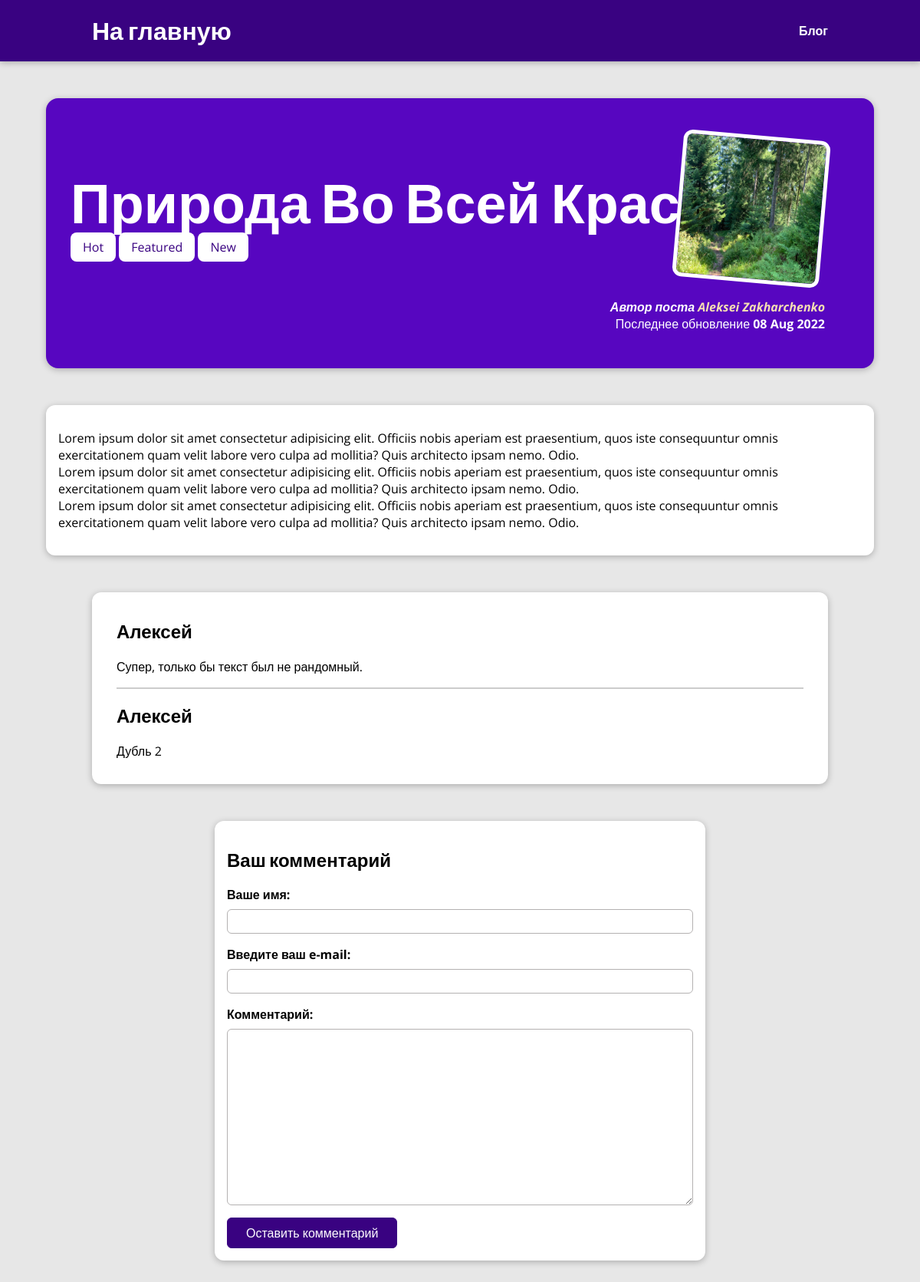
/blog/priroda-vo-vsej-krase, run on the app's committed database.
### blog/models.py (models this page shows, shortened)
class Post(models.Model):
    author = models.ForeignKey(Author,null=True, on_delete=models.SET_NULL, related_name="posts")
    tag = models.ManyToManyField(Tag)
    title = models.CharField(max_length=150)
    excerpt = models.CharField(max_length=300)
    image = models.ImageField(upload_to = 'images', null = True)
    date = models.DateField(auto_now=True)
    slug = models.SlugField(unique=True, db_index=True)
    content = models.TextField(validators=[MinLengthValidator(10)])

class Tag(models.Model):
    caption = models.CharField(max_length=20)

class Author(models.Model):
    first_name = models.CharField(max_length=30)
    last_name = models.CharField(max_length=50)
    e_mail = models.EmailField(max_length=50)
    def __str__(self):
        return f'{self.first_name} {self.last_name}'

class Comment(models.Model):
    name = models.CharField(max_length=30)
    e_mail = models.EmailField(null=True)
    comment = models.TextField(max_length=400)
    post = models.ForeignKey(Post, null=True, on_delete=models.CASCADE, related_name='comments')

### blog/views.py (the view, shortened to what this page needs)
# urls.py: path('blog/<slug:slug>', views.article.as_view(), name = "article")
class article(View):
    def get(self, request, slug):
        post = Post.objects.get(slug=slug)
        context = {
            'article' : post,
            'tags' : post.tag.all(),
            'comment' : CommentForm(),
            'comments' : post.comments.all()
        }
        return render(request, "blog/article.html", context )

### blog/forms.py
class CommentForm(forms.ModelForm):
    class Meta:
        model = Comment
        exclude = ['post']
        labels = {
        'name' : 'Ваше имя',
        'e_mail' : "Введите ваш e-mail",
        'comment' : 'Комментарий'
        }

### blog/templates/blog/article.html (shortened to what this page needs)
{% extends "base.html" %}
{% load static %}
{% block css %}
    <link rel="stylesheet" href=" {% static 'blog/post.css' %} ">
{% endblock  %}
{% block body %}
    <section id="summary">
        <h2> {{article.title|title}} </h2>
        {% for tag in tags %}
        <span class='tag'>{{tag.caption}}</span>
        {% endfor%}
        <article>
            <img src="{{ article.image.url }}" alt="{{article.title}}">
            <address>Автор поста <a href="mailto:{{article.author.email}}">{{article.author}}</a>    </address>
            <div>
                Последнее обновление <time>{{article.date|date:"d M Y"}} </time>
            </div>
        </article>
    </section>
    <main>
        <p>
            {{article.content|linebreaks}}
        </p>
    </main>
    <section id='comments'>
        <ul>
            {% for comment in comments  %}
                <li>
                    <h2>{{comment.name}}</h2>
                    <p>{{comment.comment|linebreaks}}</p>
                </li>
            {% endfor %}
        </ul>
    </section>
    <section id = 'comment-form'>
        <h1>Ваш комментарий</h1>
        <form action="{% url "article" article.slug %}" method='POST'>
            {% for field in comment  %}
                <div class="form-control {% if field.errors %}invalid{% endif %}">
                        {{field.label_tag}}
                        {{field}}
                </div>
            {% endfor %}
            <button>Оставить комментарий</button>
           </form>
    </section>
{% endblock %}

### templates/base.html (shortened to what this page needs)
{% load static %}
<!DOCTYPE html>
<html lang="en">
<head>
    <link rel="stylesheet" href="{% static 'base.css'%}">
    {% block css %}{% endblock %}
</head>
<body>
    <header id='main-navigation'>
        <h1><a href="{% url 'index' %}">На главную</a> </h1>
        <nav>
            <a href="{% url 'blog' %}">Блог</a>
        </nav>
    </header>
    {% block body %}
    {% endblock %}
</body>
</html>

### static/base.css (style rules this page uses)
* { box-sizing: border-box; }
html { font-family: 'Open Sans', 'Lato', sans-serif; }
body { margin: 0; }
h1, h2, h3 { font-family: 'Lato', sans-serif; font-weight: bold; }
#main-navigation { width: 100%; height: 5rem; display: flex; justify-content: space-between; align-items: center; padding: 0 10%; position: absolute; top: 0; left: 0; }
#main-navigation a { text-decoration: none; color: white; font-weight: bold; }

### blog/static/blog/post.css (style rules this page uses)
body { background-color: #e7e7e7; }
#main-navigation { background-color: #390281; box-shadow: 0 2px 8px rgba(0, 0, 0, 0.25); margin: 0 0 20px 0; }
#summary { margin: 8rem auto 3rem auto; padding: 2rem; width: 90%; border-radius: 16px; background-color: #5706c0; position: relative; box-shadow: 0 2px 8px rgba(0, 0, 0, 0.25); height: 22rem; }
#summary h2 { color: white; font-size: 4.5rem; margin-bottom: 0.25rem; }
#summary article { position: absolute; top: 2rem; right: 3rem; padding: 1rem 1rem; border-radius: 12px; text-align: right; color: white; }
#summary article img { width: 12rem; height: 12rem; border-radius: 12px; transform: rotateZ(5deg); border: 5px solid white; margin-bottom: 1rem; }
#summary address { font-weight: bold; }
#summary a { color: wheat; text-decoration: none; }
#summary time { font-weight: bold; }
main { width: 90%; max-width: 90rem; margin: 3rem auto; background-color: white; padding: 1rem; border-radius: 12px; box-shadow: 0 2px 8px rgba(0, 0, 0, 0.25); }
.tag { background-color: white; color: #390281; padding: 0.5rem 1rem; border-radius: 8px; }
#comment-form { margin: 3rem auto; border-radius: 12px; width: 90%; max-width: 40rem; background-color: white; box-shadow: 0 2px 8px rgba(0, 0, 0, 0.25); padding: 1rem; }
#comment-form button { font: inherit; background-color: #390281; color: white; border: 1px solid #390281; padding: 0.5rem 1.5rem; border-radius: 6px; cursor: pointer; }
.form-control { margin: 0 0 1rem 0 }
.form-control label { font-weight: bold; margin-bottom: 0.5rem; display: block; }
.form-control input, .form-control textarea { display: block; width: 100%; font: inherit; padding: 0.25rem; border-radius: 6px; border: 1px solid rgb(180, 177, 177); }
#comments { margin: 3rem auto; border-radius: 12px; width: 90%; max-width: 60rem; background-color: white; box-shadow: 0 2px 8px rgba(0, 0, 0, 0.25); padding: 1rem 2rem; }
#comments ul { list-style: none; margin: none; padding: 0; }
#comments li { margin-bottom: 1rem; border-bottom: 2px solid #ccc; }
#comments li:last-of-type { border-bottom: none; }

### data on the page
Post: title "Природа Во Всей Красе!", image (picture), author "Aleksei Zakharchenko", date "08 Aug 2022", content "Lorem ipsum dolor sit amet consectetur adipisicing elit. Officiis nobis aperiam est praesentium, quos iste consequuntur omnis exercitationem quam velit labore vero culpa ad mollitia? Quis architecto ipsam nemo. Odio. Lorem ipsum dolor sit amet consectetur adipisicing elit. Officiis nobis aperiam est praesentium, quos iste consequuntur omnis exercitationem quam velit labore vero culpa ad mollitia? Quis architecto ipsam nemo. Odio. Lorem ipsum dolor sit amet consectetur adipisicing elit. Officiis nobis aperiam est praesentium, quos iste consequuntur omnis exercitationem quam velit labore vero culpa ad mollitia? Quis architecto ipsam nemo. Odio."
Tag: caption "Hot"
Tag: caption "Featured"
Tag: caption "New"
Comment: name "Алексей", comment "Супер, только бы текст был не рандомный."
Comment: name "Алексей", comment "Дубль 2"

### other printed values
{{ field.label_tag }} "Ваше имя:" "Введите ваш e-mail:" "Комментарий:"
